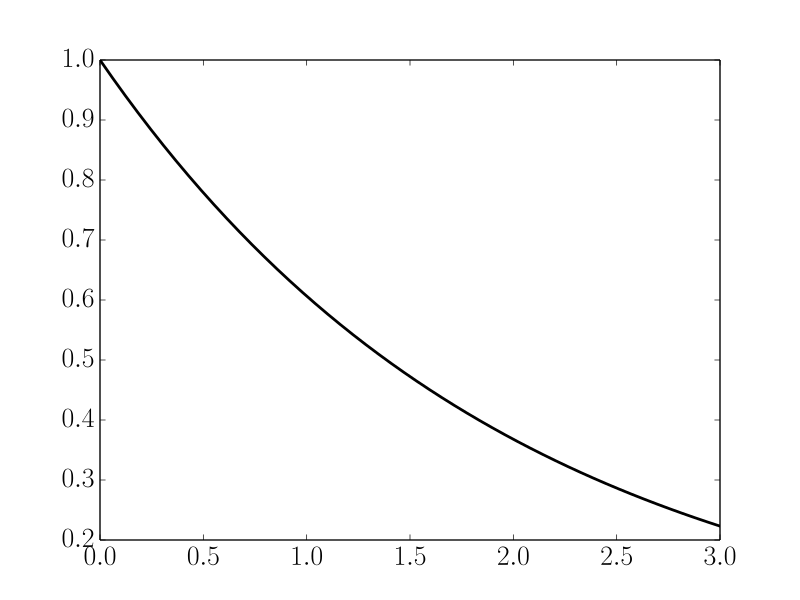

Here is the Python script that generated this plot:
import numpy as np
import matplotlib.pyplot as pl
from george.kernels import ExpSquaredKernel
r = np.linspace(0, 3)
kr = ExpSquaredKernel(1.0).get_value(r * r)
pl.plot(r, kr, "k", lw=2)
pl.show()
